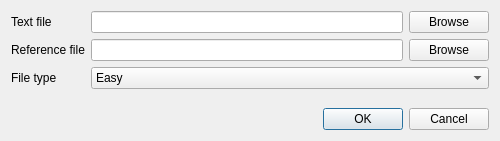
<!--
Copyright 2002-2013 CEA LIST
SPDX-FileCopyrightText: 2022 CEA LIST <gael.de-chalendar@cea.fr>

SPDX-License-Identifier: MIT
-->

    <ui version="4.0" >
 <class>PipelineEditFileDialog</class>
 <widget class="QDialog" name="PipelineEditFileDialog" >
  <property name="windowModality" >
   <enum>Qt::ApplicationModal</enum>
  </property>
  <property name="geometry" >
   <rect>
    <x>0</x>
    <y>0</y>
    <width>500</width>
    <height>141</height>
   </rect>
  </property>
  <property name="windowTitle" >
   <string>Add file...</string>
  </property>
  <property name="modal" >
   <bool>true</bool>
  </property>
  <layout class="QVBoxLayout" name="verticalLayout" >
   <item>
    <layout class="QFormLayout" name="formLayout" >
     <property name="fieldGrowthPolicy" >
      <enum>QFormLayout::AllNonFixedFieldsGrow</enum>
     </property>
     <item row="1" column="0" >
      <widget class="QLabel" name="label_2" >
       <property name="text" >
        <string>Text file</string>
       </property>
       <property name="buddy" >
        <cstring>textFilePathInp</cstring>
       </property>
      </widget>
     </item>
     <item row="1" column="1" >
      <layout class="QHBoxLayout" name="horizontalLayout_2" >
       <item>
        <widget class="QLineEdit" name="textFilePathInp" />
       </item>
       <item>
        <widget class="QPushButton" name="textFileBrowseBtn" >
         <property name="text" >
          <string>Browse</string>
         </property>
        </widget>
       </item>
      </layout>
     </item>
     <item row="3" column="0" >
      <widget class="QLabel" name="label" >
       <property name="text" >
        <string>Reference file</string>
       </property>
       <property name="buddy" >
        <cstring>referenceFilePathInp</cstring>
       </property>
      </widget>
     </item>
     <item row="3" column="1" >
      <layout class="QHBoxLayout" name="horizontalLayout" >
       <item>
        <widget class="QLineEdit" name="referenceFilePathInp" />
       </item>
       <item>
        <widget class="QPushButton" name="referenceFileBrowseBtn" >
         <property name="text" >
          <string>Browse</string>
         </property>
        </widget>
       </item>
      </layout>
     </item>
     <item row="4" column="1" >
      <widget class="QComboBox" name="fileTypeCb" >
       <item>
        <property name="text" >
         <string>Easy</string>
        </property>
       </item>
       <item>
        <property name="text" >
         <string>Passage</string>
        </property>
       </item>
      </widget>
     </item>
     <item row="4" column="0" >
      <widget class="QLabel" name="label_3" >
       <property name="text" >
        <string>File type</string>
       </property>
       <property name="buddy" >
        <cstring>fileTypeCb</cstring>
       </property>
      </widget>
     </item>
    </layout>
   </item>
   <item>
    <widget class="QDialogButtonBox" name="buttonBox" >
     <property name="orientation" >
      <enum>Qt::Horizontal</enum>
     </property>
     <property name="standardButtons" >
      <set>QDialogButtonBox::Cancel|QDialogButtonBox::Ok</set>
     </property>
    </widget>
   </item>
  </layout>
 </widget>
 <tabstops>
  <tabstop>textFilePathInp</tabstop>
  <tabstop>textFileBrowseBtn</tabstop>
  <tabstop>referenceFilePathInp</tabstop>
  <tabstop>referenceFileBrowseBtn</tabstop>
  <tabstop>fileTypeCb</tabstop>
  <tabstop>buttonBox</tabstop>
 </tabstops>
 <resources/>
 <connections>
  <connection>
   <sender>buttonBox</sender>
   <signal>accepted()</signal>
   <receiver>PipelineEditFileDialog</receiver>
   <slot>accept()</slot>
   <hints>
    <hint type="sourcelabel" >
     <x>248</x>
     <y>254</y>
    </hint>
    <hint type="destinationlabel" >
     <x>157</x>
     <y>274</y>
    </hint>
   </hints>
  </connection>
  <connection>
   <sender>buttonBox</sender>
   <signal>rejected()</signal>
   <receiver>PipelineEditFileDialog</receiver>
   <slot>reject()</slot>
   <hints>
    <hint type="sourcelabel" >
     <x>316</x>
     <y>260</y>
    </hint>
    <hint type="destinationlabel" >
     <x>286</x>
     <y>274</y>
    </hint>
   </hints>
  </connection>
 </connections>
</ui>
